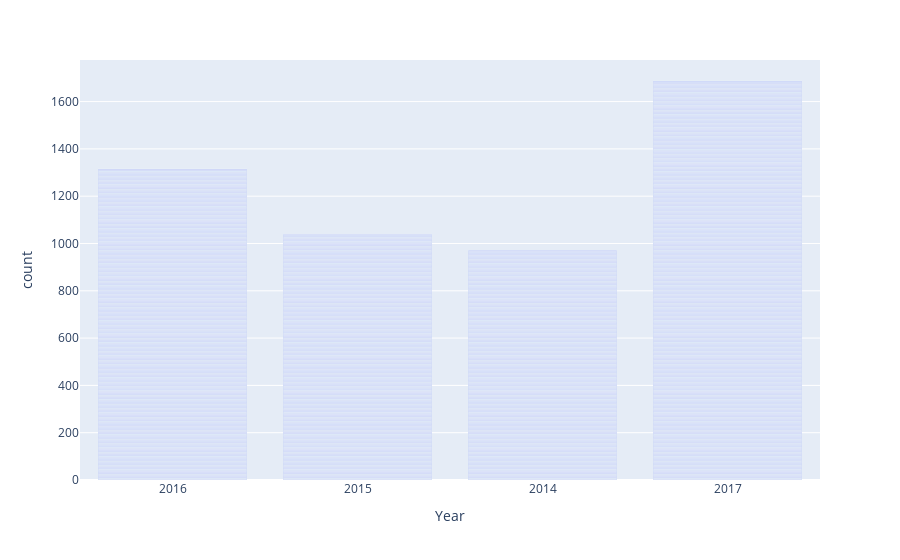

This figure's notebook cell:
### Code cell
px.bar(df, x='Year')

### Figure 1 — Plotly figure (JSON) as saved in the notebook; plotly's stock layout.template omitted (floating-point values rounded to 4 significant figures; data arrays with more than 128 entries replaced by an {"elided": "..."} marker saying what was removed)
{"data": [{"alignmentgroup": "True", "hovertemplate": "Year=%{x}<br>count=%{y}<extra></extra>", "legendgroup": "", "marker": {"color": "#636efa", "pattern": {"shape": ""}}, "name": "", "offsetgroup": "", "orientation": "v", "showlegend": false, "textposition": "auto", "type": "bar", "x": {"elided": "5009 str values"}, "xaxis": "x", "y": {"elided": "5009 int values"}, "yaxis": "y"}], "layout": {"barmode": "relative", "legend": {"tracegroupgap": 0}, "margin": {"t": 60}, "xaxis": {"anchor": "y", "domain": [0, 1], "title": {"text": "Year"}}, "yaxis": {"anchor": "x", "domain": [0, 1], "title": {"text": "count"}}}}
